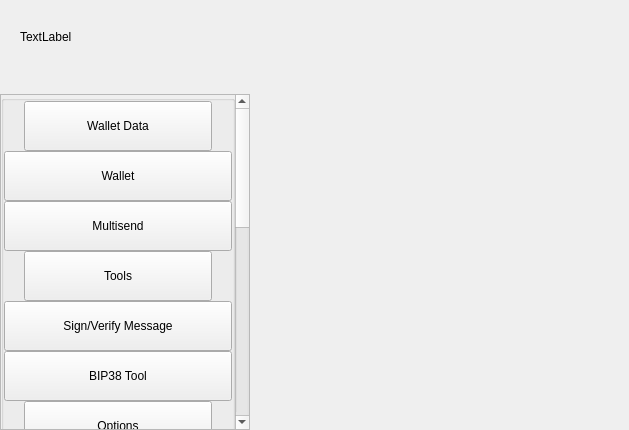
<?xml version="1.0" encoding="UTF-8"?>
<ui version="4.0">
 <class>SettingsWidget</class>
 <widget class="QWidget" name="SettingsWidget">
  <property name="geometry">
   <rect>
    <x>0</x>
    <y>0</y>
    <width>629</width>
    <height>430</height>
   </rect>
  </property>
  <property name="windowTitle">
   <string>Form</string>
  </property>
  <layout class="QHBoxLayout" name="horizontalLayout" stretch="1,2">
   <property name="spacing">
    <number>0</number>
   </property>
   <property name="leftMargin">
    <number>0</number>
   </property>
   <property name="topMargin">
    <number>0</number>
   </property>
   <property name="rightMargin">
    <number>0</number>
   </property>
   <property name="bottomMargin">
    <number>0</number>
   </property>
   <item>
    <widget class="QWidget" name="left" native="true">
     <property name="minimumSize">
      <size>
       <width>250</width>
       <height>0</height>
      </size>
     </property>
     <layout class="QVBoxLayout" name="verticalLayout">
      <property name="leftMargin">
       <number>0</number>
      </property>
      <property name="topMargin">
       <number>0</number>
      </property>
      <property name="rightMargin">
       <number>0</number>
      </property>
      <property name="bottomMargin">
       <number>0</number>
      </property>
      <item>
       <layout class="QVBoxLayout" name="verticalLayout_1">
        <property name="spacing">
         <number>0</number>
        </property>
        <item>
         <layout class="QHBoxLayout" name="horizontalLayout_1">
          <property name="spacing">
           <number>0</number>
          </property>
          <property name="leftMargin">
           <number>20</number>
          </property>
          <property name="rightMargin">
           <number>20</number>
          </property>
          <item>
           <widget class="QLabel" name="labelTitle">
            <property name="text">
             <string>TextLabel</string>
            </property>
           </widget>
          </item>
          <item>
           <spacer name="horizontalSpacer">
            <property name="orientation">
             <enum>Qt::Horizontal</enum>
            </property>
            <property name="sizeHint" stdset="0">
             <size>
              <width>40</width>
              <height>20</height>
             </size>
            </property>
           </spacer>
          </item>
         </layout>
        </item>
        <item>
         <spacer name="verticalSpacer_2">
          <property name="orientation">
           <enum>Qt::Vertical</enum>
          </property>
          <property name="sizeType">
           <enum>QSizePolicy::Fixed</enum>
          </property>
          <property name="sizeHint" stdset="0">
           <size>
            <width>20</width>
            <height>20</height>
           </size>
          </property>
         </spacer>
        </item>
        <item>
         <layout class="QVBoxLayout" name="verticalLayout_2">
          <item>
           <widget class="QScrollArea" name="scrollArea">
            <property name="sizePolicy">
             <sizepolicy hsizetype="Expanding" vsizetype="Minimum">
              <horstretch>0</horstretch>
              <verstretch>0</verstretch>
             </sizepolicy>
            </property>
            <property name="styleSheet">
             <string notr="true"/>
            </property>
            <property name="horizontalScrollBarPolicy">
             <enum>Qt::ScrollBarAlwaysOff</enum>
            </property>
            <property name="sizeAdjustPolicy">
             <enum>QAbstractScrollArea::AdjustIgnored</enum>
            </property>
            <property name="widgetResizable">
             <bool>true</bool>
            </property>
            <property name="alignment">
             <set>Qt::AlignLeading|Qt::AlignLeft|Qt::AlignTop</set>
            </property>
            <widget class="QWidget" name="scrollAreaWidgetContents">
             <property name="geometry">
              <rect>
               <x>0</x>
               <y>-490</y>
               <width>230</width>
               <height>887</height>
              </rect>
             </property>
             <property name="sizePolicy">
              <sizepolicy hsizetype="Preferred" vsizetype="Minimum">
               <horstretch>0</horstretch>
               <verstretch>0</verstretch>
              </sizepolicy>
             </property>
             <property name="autoFillBackground">
              <bool>true</bool>
             </property>
             <layout class="QVBoxLayout" name="verticalLayout_3">
              <property name="spacing">
               <number>0</number>
              </property>
              <property name="sizeConstraint">
               <enum>QLayout::SetDefaultConstraint</enum>
              </property>
              <property name="leftMargin">
               <number>0</number>
              </property>
              <property name="topMargin">
               <number>0</number>
              </property>
              <property name="rightMargin">
               <number>0</number>
              </property>
              <property name="bottomMargin">
               <number>0</number>
              </property>
              <item>
               <layout class="QVBoxLayout" name="verticalLayout_4">
                <item>
                 <widget class="QGroupBox" name="groupBox">
                  <property name="sizePolicy">
                   <sizepolicy hsizetype="Preferred" vsizetype="Minimum">
                    <horstretch>0</horstretch>
                    <verstretch>0</verstretch>
                   </sizepolicy>
                  </property>
                  <property name="title">
                   <string/>
                  </property>
                  <layout class="QVBoxLayout" name="verticalLayout_5">
                   <property name="spacing">
                    <number>0</number>
                   </property>
                   <property name="leftMargin">
                    <number>0</number>
                   </property>
                   <property name="topMargin">
                    <number>0</number>
                   </property>
                   <property name="rightMargin">
                    <number>0</number>
                   </property>
                   <property name="bottomMargin">
                    <number>0</number>
                   </property>
                   <item>
                    <layout class="QHBoxLayout" name="horizontalLayout_2">
                     <property name="spacing">
                      <number>0</number>
                     </property>
                     <property name="leftMargin">
                      <number>20</number>
                     </property>
                     <property name="rightMargin">
                      <number>20</number>
                     </property>
                     <item alignment="Qt::AlignTop">
                      <widget class="QPushButton" name="pushButtonFile">
                       <property name="minimumSize">
                        <size>
                         <width>0</width>
                         <height>50</height>
                        </size>
                       </property>
                       <property name="maximumSize">
                        <size>
                         <width>16777215</width>
                         <height>50</height>
                        </size>
                       </property>
                       <property name="focusPolicy">
                        <enum>Qt::NoFocus</enum>
                       </property>
                       <property name="text">
                        <string>Wallet Data</string>
                       </property>
                       <property name="checkable">
                        <bool>true</bool>
                       </property>
                       <property name="autoExclusive">
                        <bool>false</bool>
                       </property>
                      </widget>
                     </item>
                    </layout>
                   </item>
                   <item>
                    <widget class="QWidget" name="fileButtonsWidget" native="true">
                     <layout class="QVBoxLayout" name="verticalLayout_6">
                      <property name="spacing">
                       <number>0</number>
                      </property>
                      <property name="leftMargin">
                       <number>0</number>
                      </property>
                      <property name="topMargin">
                       <number>0</number>
                      </property>
                      <property name="rightMargin">
                       <number>0</number>
                      </property>
                      <property name="bottomMargin">
                       <number>0</number>
                      </property>
                      <item>
                       <widget class="QPushButton" name="pushButtonFile2">
                        <property name="minimumSize">
                         <size>
                          <width>0</width>
                          <height>50</height>
                         </size>
                        </property>
                        <property name="maximumSize">
                         <size>
                          <width>16777215</width>
                          <height>50</height>
                         </size>
                        </property>
                        <property name="focusPolicy">
                         <enum>Qt::NoFocus</enum>
                        </property>
                        <property name="text">
                         <string>Wallet</string>
                        </property>
                        <property name="checkable">
                         <bool>true</bool>
                        </property>
                        <property name="autoExclusive">
                         <bool>false</bool>
                        </property>
                       </widget>
                      </item>
                      <item>
                       <widget class="QPushButton" name="pushButtonFile3">
                        <property name="minimumSize">
                         <size>
                          <width>0</width>
                          <height>50</height>
                         </size>
                        </property>
                        <property name="maximumSize">
                         <size>
                          <width>16777215</width>
                          <height>50</height>
                         </size>
                        </property>
                        <property name="focusPolicy">
                         <enum>Qt::NoFocus</enum>
                        </property>
                        <property name="text">
                         <string>Multisend</string>
                        </property>
                        <property name="checkable">
                         <bool>true</bool>
                        </property>
                        <property name="autoExclusive">
                         <bool>false</bool>
                        </property>
                       </widget>
                      </item>
                     </layout>
                    </widget>
                   </item>
                   <item>
                    <layout class="QHBoxLayout" name="horizontalLayout_3">
                     <property name="spacing">
                      <number>0</number>
                     </property>
                     <property name="leftMargin">
                      <number>20</number>
                     </property>
                     <property name="rightMargin">
                      <number>20</number>
                     </property>
                     <item alignment="Qt::AlignTop">
                      <widget class="QPushButton" name="pushButtonConfiguration">
                       <property name="minimumSize">
                        <size>
                         <width>0</width>
                         <height>50</height>
                        </size>
                       </property>
                       <property name="maximumSize">
                        <size>
                         <width>16777215</width>
                         <height>50</height>
                        </size>
                       </property>
                       <property name="focusPolicy">
                        <enum>Qt::NoFocus</enum>
                       </property>
                       <property name="text">
                        <string>Tools</string>
                       </property>
                       <property name="checkable">
                        <bool>true</bool>
                       </property>
                       <property name="autoExclusive">
                        <bool>false</bool>
                       </property>
                      </widget>
                     </item>
                    </layout>
                   </item>
                   <item>
                    <widget class="QWidget" name="configurationButtonsWidget" native="true">
                     <layout class="QVBoxLayout" name="verticalLayout_7">
                      <property name="spacing">
                       <number>0</number>
                      </property>
                      <property name="leftMargin">
                       <number>0</number>
                      </property>
                      <property name="topMargin">
                       <number>0</number>
                      </property>
                      <property name="rightMargin">
                       <number>0</number>
                      </property>
                      <property name="bottomMargin">
                       <number>0</number>
                      </property>
                      <item>
                       <widget class="QPushButton" name="pushButtonConfiguration4">
                        <property name="minimumSize">
                         <size>
                          <width>0</width>
                          <height>50</height>
                         </size>
                        </property>
                        <property name="maximumSize">
                         <size>
                          <width>16777215</width>
                          <height>50</height>
                         </size>
                        </property>
                        <property name="focusPolicy">
                         <enum>Qt::NoFocus</enum>
                        </property>
                        <property name="text">
                         <string>Sign/Verify Message</string>
                        </property>
                        <property name="checkable">
                         <bool>true</bool>
                        </property>
                        <property name="autoExclusive">
                         <bool>false</bool>
                        </property>
                       </widget>
                      </item>
                      <item>
                       <widget class="QPushButton" name="pushButtonConfiguration3">
                        <property name="minimumSize">
                         <size>
                          <width>0</width>
                          <height>50</height>
                         </size>
                        </property>
                        <property name="maximumSize">
                         <size>
                          <width>16777215</width>
                          <height>50</height>
                         </size>
                        </property>
                        <property name="focusPolicy">
                         <enum>Qt::NoFocus</enum>
                        </property>
                        <property name="text">
                         <string>BIP38 Tool</string>
                        </property>
                        <property name="checkable">
                         <bool>true</bool>
                        </property>
                        <property name="autoExclusive">
                         <bool>false</bool>
                        </property>
                       </widget>
                      </item>
                     </layout>
                    </widget>
                   </item>
                   <item>
                    <layout class="QHBoxLayout" name="horizontalLayout_4">
                     <property name="spacing">
                      <number>0</number>
                     </property>
                     <property name="leftMargin">
                      <number>20</number>
                     </property>
                     <property name="rightMargin">
                      <number>20</number>
                     </property>
                     <item alignment="Qt::AlignTop">
                      <widget class="QPushButton" name="pushButtonOptions">
                       <property name="minimumSize">
                        <size>
                         <width>0</width>
                         <height>50</height>
                        </size>
                       </property>
                       <property name="maximumSize">
                        <size>
                         <width>16777215</width>
                         <height>50</height>
                        </size>
                       </property>
                       <property name="focusPolicy">
                        <enum>Qt::NoFocus</enum>
                       </property>
                       <property name="text">
                        <string>Options</string>
                       </property>
                       <property name="checkable">
                        <bool>true</bool>
                       </property>
                       <property name="autoExclusive">
                        <bool>false</bool>
                       </property>
                      </widget>
                     </item>
                    </layout>
                   </item>
                   <item>
                    <widget class="QWidget" name="optionsButtonsWidget" native="true">
                     <layout class="QVBoxLayout" name="verticalLayout_8">
                      <property name="spacing">
                       <number>0</number>
                      </property>
                      <property name="leftMargin">
                       <number>0</number>
                      </property>
                      <property name="topMargin">
                       <number>0</number>
                      </property>
                      <property name="rightMargin">
                       <number>0</number>
                      </property>
                      <property name="bottomMargin">
                       <number>0</number>
                      </property>
                      <item>
                       <widget class="QPushButton" name="pushButtonOptions1">
                        <property name="minimumSize">
                         <size>
                          <width>0</width>
                          <height>50</height>
                         </size>
                        </property>
                        <property name="maximumSize">
                         <size>
                          <width>16777215</width>
                          <height>50</height>
                         </size>
                        </property>
                        <property name="focusPolicy">
                         <enum>Qt::NoFocus</enum>
                        </property>
                        <property name="text">
                         <string>Main</string>
                        </property>
                        <property name="checkable">
                         <bool>true</bool>
                        </property>
                        <property name="checked">
                         <bool>false</bool>
                        </property>
                        <property name="autoExclusive">
                         <bool>false</bool>
                        </property>
                       </widget>
                      </item>
                      <item>
                       <widget class="QPushButton" name="pushButtonOptions2">
                        <property name="minimumSize">
                         <size>
                          <width>0</width>
                          <height>50</height>
                         </size>
                        </property>
                        <property name="maximumSize">
                         <size>
                          <width>16777215</width>
                          <height>50</height>
                         </size>
                        </property>
                        <property name="focusPolicy">
                         <enum>Qt::NoFocus</enum>
                        </property>
                        <property name="text">
                         <string>Wallet</string>
                        </property>
                        <property name="checkable">
                         <bool>true</bool>
                        </property>
                        <property name="autoExclusive">
                         <bool>false</bool>
                        </property>
                       </widget>
                      </item>
                      <item>
                       <widget class="QPushButton" name="pushButtonOptions5">
                        <property name="minimumSize">
                         <size>
                          <width>0</width>
                          <height>50</height>
                         </size>
                        </property>
                        <property name="maximumSize">
                         <size>
                          <width>16777215</width>
                          <height>50</height>
                         </size>
                        </property>
                        <property name="focusPolicy">
                         <enum>Qt::NoFocus</enum>
                        </property>
                        <property name="text">
                         <string>Display</string>
                        </property>
                        <property name="checkable">
                         <bool>true</bool>
                        </property>
                        <property name="autoExclusive">
                         <bool>false</bool>
                        </property>
                       </widget>
                      </item>
                     </layout>
                    </widget>
                   </item>
                   <item>
                    <layout class="QHBoxLayout" name="horizontalTools">
                     <property name="spacing">
                      <number>0</number>
                     </property>
                     <property name="leftMargin">
                      <number>20</number>
                     </property>
                     <property name="rightMargin">
                      <number>20</number>
                     </property>
                     <item alignment="Qt::AlignTop">
                      <widget class="QPushButton" name="pushButtonTools">
                       <property name="minimumSize">
                        <size>
                         <width>0</width>
                         <height>50</height>
                        </size>
                       </property>
                       <property name="maximumSize">
                        <size>
                         <width>16777215</width>
                         <height>50</height>
                        </size>
                       </property>
                       <property name="focusPolicy">
                        <enum>Qt::NoFocus</enum>
                       </property>
                       <property name="text">
                        <string>Debug</string>
                       </property>
                       <property name="checkable">
                        <bool>true</bool>
                       </property>
                       <property name="autoExclusive">
                        <bool>false</bool>
                       </property>
                      </widget>
                     </item>
                    </layout>
                   </item>
                   <item>
                    <widget class="QWidget" name="toolsButtonsWidget" native="true">
                     <layout class="QVBoxLayout" name="verticalTools_11">
                      <property name="spacing">
                       <number>0</number>
                      </property>
                      <property name="leftMargin">
                       <number>0</number>
                      </property>
                      <property name="topMargin">
                       <number>0</number>
                      </property>
                      <property name="rightMargin">
                       <number>0</number>
                      </property>
                      <property name="bottomMargin">
                       <number>0</number>
                      </property>
                      <item>
                       <widget class="QPushButton" name="pushButtonTools1">
                        <property name="minimumSize">
                         <size>
                          <width>0</width>
                          <height>50</height>
                         </size>
                        </property>
                        <property name="maximumSize">
                         <size>
                          <width>16777215</width>
                          <height>50</height>
                         </size>
                        </property>
                        <property name="focusPolicy">
                         <enum>Qt::NoFocus</enum>
                        </property>
                        <property name="text">
                         <string>Information</string>
                        </property>
                        <property name="checkable">
                         <bool>true</bool>
                        </property>
                        <property name="checked">
                         <bool>false</bool>
                        </property>
                        <property name="autoExclusive">
                         <bool>false</bool>
                        </property>
                       </widget>
                      </item>
                      <item>
                       <widget class="QPushButton" name="pushButtonTools2">
                        <property name="minimumSize">
                         <size>
                          <width>0</width>
                          <height>50</height>
                         </size>
                        </property>
                        <property name="maximumSize">
                         <size>
                          <width>16777215</width>
                          <height>50</height>
                         </size>
                        </property>
                        <property name="focusPolicy">
                         <enum>Qt::NoFocus</enum>
                        </property>
                        <property name="text">
                         <string>Console</string>
                        </property>
                        <property name="checkable">
                         <bool>true</bool>
                        </property>
                        <property name="autoExclusive">
                         <bool>false</bool>
                        </property>
                       </widget>
                      </item>
                      <item>
                       <widget class="QPushButton" name="pushButtonTools5">
                        <property name="minimumSize">
                         <size>
                          <width>0</width>
                          <height>50</height>
                         </size>
                        </property>
                        <property name="maximumSize">
                         <size>
                          <width>16777215</width>
                          <height>50</height>
                         </size>
                        </property>
                        <property name="focusPolicy">
                         <enum>Qt::NoFocus</enum>
                        </property>
                        <property name="text">
                         <string>Wallet Repair</string>
                        </property>
                        <property name="checkable">
                         <bool>true</bool>
                        </property>
                        <property name="autoExclusive">
                         <bool>false</bool>
                        </property>
                       </widget>
                      </item>
                     </layout>
                    </widget>
                   </item>
                   <item>
                    <layout class="QHBoxLayout" name="horizontalHelp">
                     <property name="spacing">
                      <number>0</number>
                     </property>
                     <property name="leftMargin">
                      <number>20</number>
                     </property>
                     <property name="rightMargin">
                      <number>20</number>
                     </property>
                     <item alignment="Qt::AlignTop">
                      <widget class="QPushButton" name="pushButtonHelp">
                       <property name="minimumSize">
                        <size>
                         <width>0</width>
                         <height>50</height>
                        </size>
                       </property>
                       <property name="maximumSize">
                        <size>
                         <width>16777215</width>
                         <height>50</height>
                        </size>
                       </property>
                       <property name="focusPolicy">
                        <enum>Qt::NoFocus</enum>
                       </property>
                       <property name="text">
                        <string>Help</string>
                       </property>
                       <property name="checkable">
                        <bool>true</bool>
                       </property>
                       <property name="autoExclusive">
                        <bool>false</bool>
                       </property>
                      </widget>
                     </item>
                    </layout>
                   </item>
                   <item>
                    <widget class="QWidget" name="helpButtonsWidget" native="true">
                     <layout class="QVBoxLayout" name="verticalHelp">
                      <property name="spacing">
                       <number>0</number>
                      </property>
                      <property name="leftMargin">
                       <number>0</number>
                      </property>
                      <property name="topMargin">
                       <number>0</number>
                      </property>
                      <property name="rightMargin">
                       <number>0</number>
                      </property>
                      <property name="bottomMargin">
                       <number>0</number>
                      </property>
                      <item>
                       <widget class="QPushButton" name="pushButtonHelp1">
                        <property name="minimumSize">
                         <size>
                          <width>0</width>
                          <height>50</height>
                         </size>
                        </property>
                        <property name="maximumSize">
                         <size>
                          <width>16777215</width>
                          <height>50</height>
                         </size>
                        </property>
                        <property name="focusPolicy">
                         <enum>Qt::NoFocus</enum>
                        </property>
                        <property name="text">
                         <string>FAQ</string>
                        </property>
                        <property name="checkable">
                         <bool>false</bool>
                        </property>
                        <property name="checked">
                         <bool>false</bool>
                        </property>
                        <property name="autoExclusive">
                         <bool>false</bool>
                        </property>
                       </widget>
                      </item>
                      <item>
                       <widget class="QPushButton" name="pushButtonHelp2">
                        <property name="minimumSize">
                         <size>
                          <width>0</width>
                          <height>50</height>
                         </size>
                        </property>
                        <property name="maximumSize">
                         <size>
                          <width>16777215</width>
                          <height>50</height>
                         </size>
                        </property>
                        <property name="focusPolicy">
                         <enum>Qt::NoFocus</enum>
                        </property>
                        <property name="text">
                         <string>About BITCREXCOIN</string>
                        </property>
                        <property name="checkable">
                         <bool>false</bool>
                        </property>
                        <property name="autoExclusive">
                         <bool>false</bool>
                        </property>
                       </widget>
                      </item>
                     </layout>
                    </widget>
                   </item>
                  </layout>
                 </widget>
                </item>
               </layout>
              </item>
             </layout>
            </widget>
           </widget>
          </item>
         </layout>
        </item>
       </layout>
      </item>
     </layout>
    </widget>
   </item>
   <item>
    <widget class="QWidget" name="right" native="true">
     <layout class="QVBoxLayout" name="verticalLayout_9">
      <property name="leftMargin">
       <number>0</number>
      </property>
      <property name="topMargin">
       <number>0</number>
      </property>
      <property name="rightMargin">
       <number>0</number>
      </property>
      <property name="bottomMargin">
       <number>0</number>
      </property>
      <item>
       <layout class="QVBoxLayout" name="verticalLayout_10">
        <property name="spacing">
         <number>6</number>
        </property>
        <item>
         <layout class="QVBoxLayout" name="verticalLayout_11">
          <item>
           <widget class="QStackedWidget" name="stackedWidgetContainer"/>
          </item>
         </layout>
        </item>
       </layout>
      </item>
     </layout>
    </widget>
   </item>
  </layout>
 </widget>
 <resources/>
 <connections/>
</ui>
